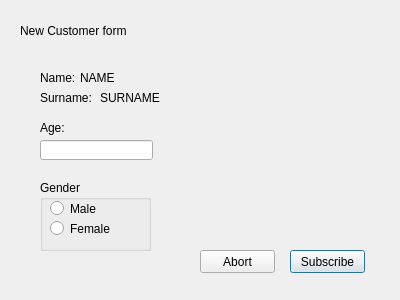
<?xml version="1.0" encoding="UTF-8"?>
<ui version="4.0">
 <class>NewCustomerWindow</class>
 <widget class="QDialog" name="NewCustomerWindow">
  <property name="geometry">
   <rect>
    <x>0</x>
    <y>0</y>
    <width>400</width>
    <height>300</height>
   </rect>
  </property>
  <property name="windowTitle">
   <string>Hello newbie!</string>
  </property>
  <widget class="QLabel" name="Label_Name">
   <property name="geometry">
    <rect>
     <x>80</x>
     <y>70</y>
     <width>311</width>
     <height>16</height>
    </rect>
   </property>
   <property name="styleSheet">
    <string notr="true">font: 75 10pt &quot;Comic Sans MS&quot;;</string>
   </property>
   <property name="text">
    <string>NAME</string>
   </property>
  </widget>
  <widget class="QLineEdit" name="Age">
   <property name="geometry">
    <rect>
     <x>40</x>
     <y>140</y>
     <width>113</width>
     <height>20</height>
    </rect>
   </property>
  </widget>
  <widget class="QLabel" name="label_2">
   <property name="geometry">
    <rect>
     <x>40</x>
     <y>120</y>
     <width>46</width>
     <height>16</height>
    </rect>
   </property>
   <property name="styleSheet">
    <string notr="true">font: 10pt &quot;Comic Sans MS&quot;;</string>
   </property>
   <property name="text">
    <string>Age:</string>
   </property>
  </widget>
  <widget class="QPushButton" name="Subscribe">
   <property name="geometry">
    <rect>
     <x>290</x>
     <y>250</y>
     <width>75</width>
     <height>23</height>
    </rect>
   </property>
   <property name="text">
    <string>Subscribe</string>
   </property>
  </widget>
  <widget class="QPushButton" name="Abort">
   <property name="geometry">
    <rect>
     <x>200</x>
     <y>250</y>
     <width>75</width>
     <height>23</height>
    </rect>
   </property>
   <property name="text">
    <string>Abort</string>
   </property>
  </widget>
  <widget class="QLabel" name="Label_Surname">
   <property name="geometry">
    <rect>
     <x>100</x>
     <y>90</y>
     <width>291</width>
     <height>16</height>
    </rect>
   </property>
   <property name="styleSheet">
    <string notr="true">font: 75 10pt &quot;Comic Sans MS&quot;;</string>
   </property>
   <property name="text">
    <string>SURNAME</string>
   </property>
  </widget>
  <widget class="QGroupBox" name="groupBox">
   <property name="geometry">
    <rect>
     <x>40</x>
     <y>180</y>
     <width>111</width>
     <height>71</height>
    </rect>
   </property>
   <property name="styleSheet">
    <string notr="true">font: 8pt &quot;Comic Sans MS&quot;;</string>
   </property>
   <property name="title">
    <string>Gender</string>
   </property>
   <widget class="QRadioButton" name="Male">
    <property name="geometry">
     <rect>
      <x>10</x>
      <y>20</y>
      <width>82</width>
      <height>17</height>
     </rect>
    </property>
    <property name="text">
     <string>Male</string>
    </property>
   </widget>
   <widget class="QRadioButton" name="Female">
    <property name="geometry">
     <rect>
      <x>10</x>
      <y>40</y>
      <width>82</width>
      <height>17</height>
     </rect>
    </property>
    <property name="text">
     <string>Female</string>
    </property>
   </widget>
  </widget>
  <widget class="QLabel" name="label">
   <property name="geometry">
    <rect>
     <x>20</x>
     <y>20</y>
     <width>201</width>
     <height>21</height>
    </rect>
   </property>
   <property name="styleSheet">
    <string notr="true">font: 16pt &quot;Comic Sans MS&quot;;</string>
   </property>
   <property name="text">
    <string>New Customer form</string>
   </property>
  </widget>
  <widget class="QLabel" name="label_3">
   <property name="geometry">
    <rect>
     <x>40</x>
     <y>70</y>
     <width>41</width>
     <height>16</height>
    </rect>
   </property>
   <property name="styleSheet">
    <string notr="true">font: 10pt &quot;Comic Sans MS&quot;;</string>
   </property>
   <property name="text">
    <string>Name:</string>
   </property>
  </widget>
  <widget class="QLabel" name="label_4">
   <property name="geometry">
    <rect>
     <x>40</x>
     <y>90</y>
     <width>61</width>
     <height>16</height>
    </rect>
   </property>
   <property name="styleSheet">
    <string notr="true">font: 10pt &quot;Comic Sans MS&quot;;</string>
   </property>
   <property name="text">
    <string>Surname:</string>
   </property>
  </widget>
  <widget class="QLabel" name="AgeError">
   <property name="geometry">
    <rect>
     <x>180</x>
     <y>140</y>
     <width>211</width>
     <height>16</height>
    </rect>
   </property>
   <property name="styleSheet">
    <string notr="true">font: 8pt &quot;Comic Sans MS&quot;;
color: rgb(255, 0, 0);</string>
   </property>
   <property name="text">
    <string/>
   </property>
  </widget>
  <widget class="QLabel" name="GenderError">
   <property name="geometry">
    <rect>
     <x>180</x>
     <y>190</y>
     <width>211</width>
     <height>16</height>
    </rect>
   </property>
   <property name="styleSheet">
    <string notr="true">font: 8pt &quot;Comic Sans MS&quot;;
color: rgb(255, 0, 0);</string>
   </property>
   <property name="text">
    <string/>
   </property>
  </widget>
 </widget>
 <resources/>
 <connections/>
</ui>
